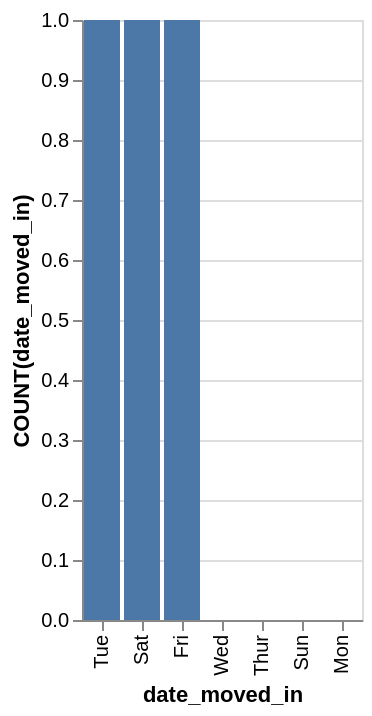

Write the Vega-Lite specification saved for this chart.
### Vega-Lite specification from a JSON file in a GitHub repository (floating-point values rounded to 4 significant figures)
{"data": {"values": [{"x_data": "Tue", "y_data": 1}, {"x_data": "Sat", "y_data": 1}, {"x_data": "Fri", "y_data": 1}, {"x_data": "Wed", "y_data": 0}, {"x_data": "Thur", "y_data": 0}, {"x_data": "Sun", "y_data": 0}, {"x_data": "Mon", "y_data": 0}]}, "mark": "bar", "encoding": {"x": {"field": "x_data", "type": "nominal", "title": "date_moved_in", "sort": {"op": "sum", "field": "y_data", "order": "descending"}}, "y": {"field": "y_data", "type": "quantitative", "title": "COUNT(date_moved_in)"}}}
